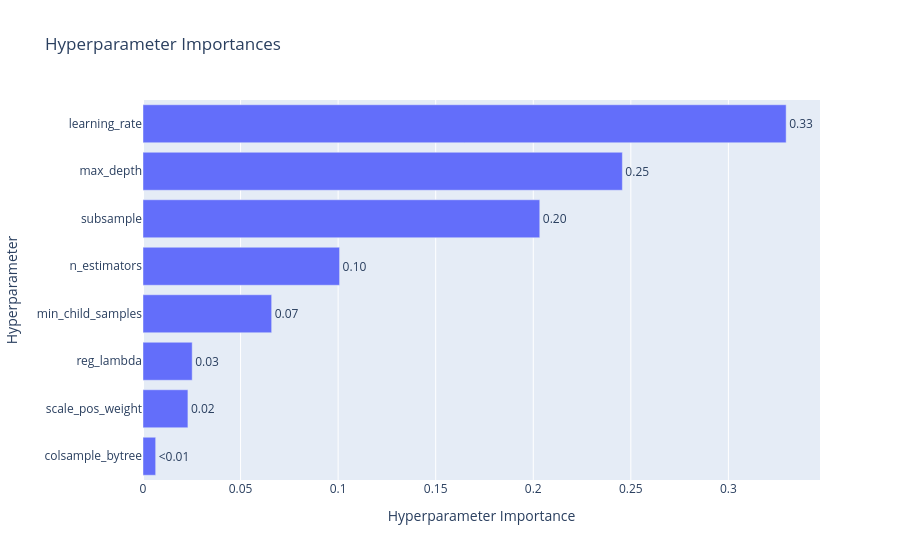

Notebook cell for this chart:
### Markdown cell above
Best parameters found with Optuna:
{'n_estimators': 648, 'learning_rate': 0.054297553521490086, 'max_depth': 12, 'reg_lambda': 0.0111354520659252, 'min_child_samples': 4, 'subsample': 0.6123269588065194, 'colsample_bytree': 0.8340496040796322, 'scale_pos_weight': 1.5523050475722626}



LIGHTGBM FINAL PERFORMANCE (TEST SET)
ROC AUC:  0.9347
Accuracy: 0.8839
0-1 Loss: 0.1161

### Code cell
optuna.visualization.plot_param_importances(study_lgb).show()

### Figure 1 — Plotly figure (JSON) as saved in the notebook; plotly's stock layout.template omitted (floating-point values rounded to 4 significant figures)
{"data": [{"cliponaxis": false, "hovertemplate": ["colsample_bytree (FloatDistribution): 0.0064912945977702655<extra></extra>", "scale_pos_weight (FloatDistribution): 0.023021354605471233<extra></extra>", "reg_lambda (FloatDistribution): 0.025212547750405667<extra></extra>", "min_child_samples (IntDistribution): 0.06593659816107374<extra></extra>", "n_estimators (IntDistribution): 0.10073996310627997<extra></extra>", "subsample (FloatDistribution): 0.203335952893039<extra></extra>", "max_depth (IntDistribution): 0.24566520324500676<extra></extra>", "learning_rate (FloatDistribution): 0.32959708564095336<extra></extra>"], "name": "Objective Value", "orientation": "h", "text": ["<0.01", "0.02", "0.03", "0.07", "0.10", "0.20", "0.25", "0.33"], "textposition": "outside", "type": "bar", "x": [0.006491, 0.02302, 0.02521, 0.06594, 0.1007, 0.2033, 0.2457, 0.3296], "y": ["colsample_bytree", "scale_pos_weight", "reg_lambda", "min_child_samples", "n_estimators", "subsample", "max_depth", "learning_rate"]}], "layout": {"title": {"text": "Hyperparameter Importances"}, "xaxis": {"title": {"text": "Hyperparameter Importance"}}, "yaxis": {"title": {"text": "Hyperparameter"}}}}
